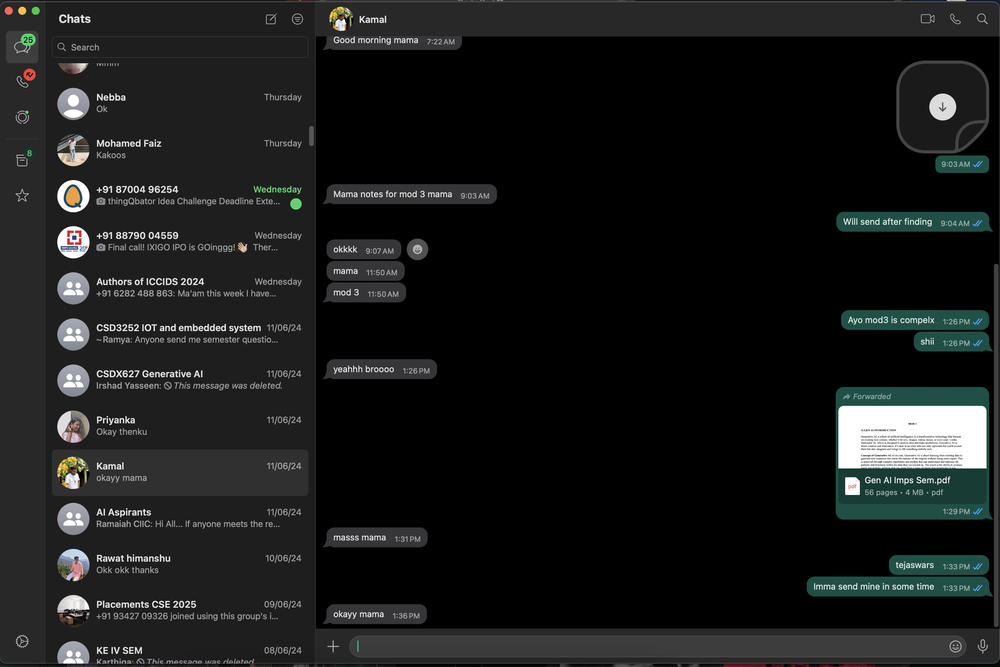
#> input picture Screenshot 2024-06-18 at 10.56.48 PM.png, 1000 x 667 px, shrunk from 2970 x 1982 before the run
$ jupyter execute --allow-errors app1.ipynb
#> lines starting #> are read from the running program, lines starting #| are printed output that depends on the picture; after the words box and inside, x2 and y2 are one past the last pixel; in counts of white or black regions, pixels touching at a corner belong together
### ColorSegment.py
import cv2 as cv
import matplotlib.pyplot as plt
import numpy as np
from typing import Tuple, List
import re

def extract_color(src, hsv_color1, hsv_color2, blur=(20, 20), threshold=None, show = False):
    img = cv.imread(src) if type(src) is str else src
    if blur != (0,0): img = cv.blur(img, blur)
    img_hsv = cv.cvtColor(img, cv.COLOR_BGR2HSV)
    mask = cv.inRange(img_hsv, hsv_color1, hsv_color2)
    if threshold is not None:
        _, mask = cv.threshold(mask, threshold[0], threshold[1], cv.THRESH_BINARY)
    if show:
        plt.imshow(mask, cmap='gray')
        plt.axis('off')
        plt.show()

    return mask

def get_mask_cord(mask):
    non_black_pixels = np.argwhere(mask > 0)
    top_left = non_black_pixels.min(axis=0)[::-1]
    bottom_right = non_black_pixels.max(axis=0)[::-1]
    bounding_box = (*top_left, *bottom_right)
    return bounding_box

def draw_bounding_box(mask, threshold = 230, kernel_size = 5, strict = False, show = False):
    if strict:
        bbox = get_mask_cord(mask)
        top_left, bottom_right = bbox[:2], bbox[2:]

        mask_rgb = cv.cvtColor(mask, cv.COLOR_GRAY2RGB)
        cv.rectangle(mask_rgb, pt1=top_left, pt2=bottom_right, color=(250, 0, 0), thickness=20)
        if show:
            plt.imshow(mask_rgb)
            plt.axis('off')
            plt.show()
        return bbox

    _, thresh = cv.threshold(mask, threshold, 255, cv.THRESH_BINARY)

    # Apply morphological operations to reduce noise
    kernel = np.ones((kernel_size, kernel_size), np.uint8)
    morph = cv.morphologyEx(thresh, cv.MORPH_CLOSE, kernel)

    # Find contours in the thresholded image
    contours, _ = cv.findContours(morph, cv.RETR_EXTERNAL, cv.CHAIN_APPROX_SIMPLE)

    # Find the largest contour which we assume is the document
    largest_contour = max(contours, key=cv.contourArea)
    x1, y1, w, h = cv.boundingRect(largest_contour)
    x2, y2 = x1+w, y1+h
    image_with_box = cv.cvtColor(mask, cv.COLOR_GRAY2BGR)
    cv.rectangle(image_with_box, (x1, y1), (x2, y2), (0, 255, 0), 2)

    if show:
        plt.imshow(image_with_box, cmap='gray')
        plt.axis('off')
        plt.show()

    return x1, y1, x2, y2

def WhatsappSegment(src, alpha = 0.1, kernel_size=5, threshold = 240, show = False):
    im = plt.imread(src) if type(src) is str else src
    overlay = im.copy()

    history_mask = extract_color(im, (0,0,30), (0,0,30), blur=(10,10), threshold=(threshold,255))
    history_bbox = draw_bounding_box(history_mask, kernel_size=kernel_size, show=False)

    chat_mask = extract_color(im, (0,0,0), (0,0,0), threshold=(threshold, 255))
    chat_bbox = draw_bounding_box(chat_mask, strict=True, show=False)

    colors = [
    (0, 255, 0),   # Green
    (0, 0, 255),   # Blue
    (0, 255, 255), # Cyan
    (255, 0, 255), # Magenta
    (255, 255, 0),  # Yellow
    (255, 0, 0),   # Red
    ]

    menu_bbox = [0, 0, history_bbox[0], history_bbox[-1]]
    text_box = [chat_bbox[0], chat_bbox[-1], im.shape[1] , im.shape[0]]
    search_bbox = [history_bbox[0], chat_bbox[1], history_bbox[2], history_bbox[1]] if history_bbox[1] > chat_bbox[-1] else [history_bbox[0], chat_bbox[1], history_bbox[2], history_bbox[0]]
    name_bbox = [chat_bbox[0], 0, chat_bbox[2], chat_bbox[1]]
    if history_bbox[1] < chat_bbox[1]:
        history_bbox = list(history_bbox)
        history_bbox[1] = chat_bbox[1]
        history_bbox = tuple(history_bbox)

    if show:
        for i, bbox in enumerate([chat_bbox, history_bbox, menu_bbox, text_box, search_bbox, name_bbox]):
            im = cv.rectangle(img=im, pt1=bbox[:2], pt2=bbox[2:], color=colors[i], thickness=10)

            cv.rectangle(img=overlay, pt1=bbox[:2], pt2=bbox[2:], color=colors[i], thickness=-1)
            image_new = cv.addWeighted(overlay, alpha, im, 1 - alpha, 0)

        im = cv.cvtColor(im, cv.COLOR_BGR2RGB)
        image_new = cv.cvtColor(image_new, cv.COLOR_BGR2RGB)

        plt.figure(figsize=(10,10))
        plt.imshow(image_new)
        plt.axis("off")
        plt.show()

    return {"chat_bbox": chat_bbox, "history_bbox": history_bbox, "menu_bbox": menu_bbox,
            "text_box": text_box, "search_bbox": search_bbox, "name_bbox": name_bbox}

def remove_circle(src, ismask=False , bbox=None, show=False, dp=0.01,
                  minDist=30, param1=50, param2=100, minRadius=15, maxRadius=300,
                  circle_color=(255,255,255), thickness=-1, col1=(0,0,0), col2 = (0,0,0)) -> Tuple[np.array, np.array]:
    circles_list = []
    chat_mask = plt.imread(src) if type(src) is str else src
    if bbox: chat_image = chat_mask[bbox[1]:bbox[3], bbox[0]:bbox[2]]
    else: chat_image = chat_mask
    if not ismask: chat_mask = extract_color(chat_image, col1, col2, blur=(1,1))
    blurred = cv.GaussianBlur(chat_mask, (9, 9), 2)
    circles = cv.HoughCircles(blurred,
                           cv.HOUGH_GRADIENT,
                           dp=dp,
                           minDist=minDist,
                           param1=param1,
                           param2=param2,
                           minRadius=minRadius,
                           maxRadius=maxRadius)
    if circles is not None:
        circles = np.round(circles[0, :]).astype("int")
        for (x, y, r) in circles:
            cv.circle(chat_mask, (x, y), r+10, circle_color, thickness=thickness)
        print(f"{len(circles)} found!!")
    else:
        print("No circles were found")
    if show:
        plt.imshow(chat_mask, cmap="gray")
        plt.axis('off')
        plt.show()
    return chat_mask, circles

def chat_message_bbox(mask, blur=10, kenel=8, black_thresh=100, min_area=500, show=False):
    chat_message_bbox = []
    blur_image = cv.blur(mask,(blur,blur))
    black_thresh = black_thresh
    _, black_mask = cv.threshold(blur_image, black_thresh, 255, cv.THRESH_BINARY_INV)
    kernel = np.ones((kenel, kenel), np.uint8)
    black_mask = cv.morphologyEx(black_mask, cv.MORPH_CLOSE, kernel)
    black_contours, _ = cv.findContours(black_mask, cv.RETR_TREE, cv.CHAIN_APPROX_SIMPLE)
    image_bgr = cv.cvtColor(mask, cv.COLOR_GRAY2BGR)
    for contour in black_contours:
        if cv.contourArea(contour) > min_area:
            x1, y1, w, h = cv.boundingRect(contour)
            x2, y2 = x1 + w, y1 + h
            chat_message_bbox.append((x1, y1, x2, y2,))
            cv.rectangle(image_bgr, (x1, y1), (x2, y2), (255, 0, 0), 5)

    if show:
        plt.imshow(image_bgr, cmap="gray")
        plt.axis("off")
        plt.show()
    return chat_message_bbox

def whosaid(message_bbox):
    x1x2 = [[i[0],i[2]] for i in message_bbox]
    values = [min([i[0] for i in x1x2]), max([i[1] for i in x1x2])]
    labels = np.argmin(np.abs(np.array(x1x2) - values),1)
    return labels

### app1.ipynb
[cell 1]
import cv2 as cv
import numpy as np
import matplotlib.pyplot as plt
from pytesseract import pytesseract
import re

from ColorSegment import *
from rePatterns import *

[cell 2]
img_path = "Screenshot 2024-06-18 at 10.56.48 PM.png"
whatsapp_image = cv.imread(img_path)
#> whatsapp_image is the input picture: shape (667, 1000, 3); mean B, G, R 26.8, 27, 25.5
bboxes = WhatsappSegment(whatsapp_image, alpha=0.1, show=True)
#> in extract_color, `mask = cv.inRange(img_hsv, hsv_color1, hsv_color2)`:
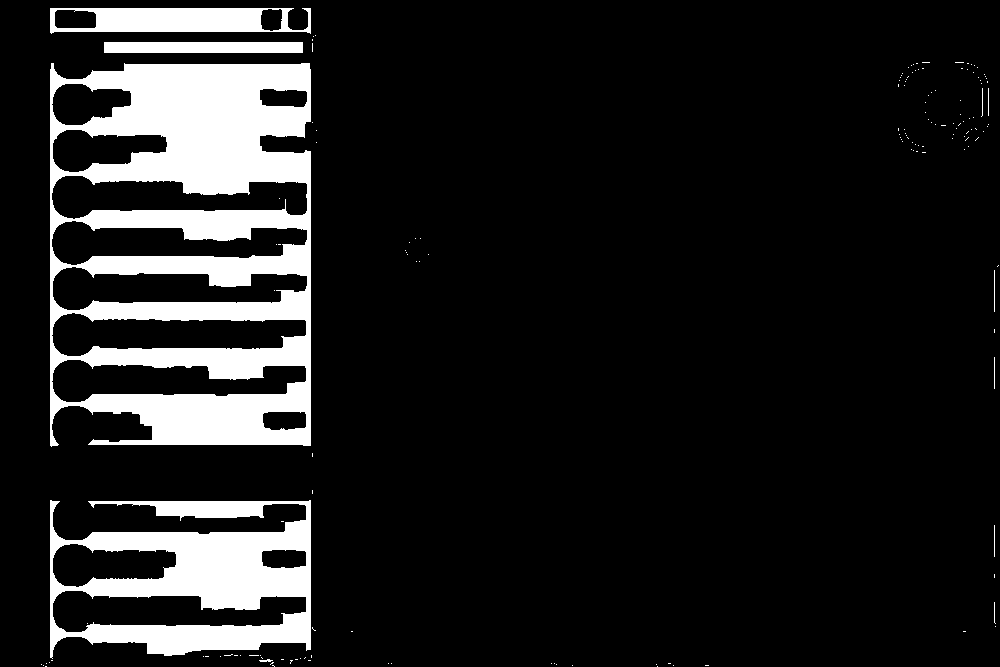
#> mask: shape (667, 1000); 12.5% white; 157 white regions (146 under 20 px), largest, box (x1, y1, x2, y2) and area: (50, 63, 311, 447) 54604, (50, 500, 311, 659) 21431, (50, 8, 311, 34) 4772
#> in draw_bounding_box, `contours, _ = cv.findContours(morph, cv.RETR_EXTERNAL, cv.CHAIN_APPROX..`: contours = 125 contours, 120 with area under 20; largest, box (x1, y1, x2, y2) and area: (50, 63, 311, 447) 94186, (50, 500, 316, 661) 31623, (50, 8, 311, 34) 5562, (104, 42, 303, 53) 1980, (249, 655, 275, 667) 48
#> in draw_bounding_box, `largest_contour = max(contours, key=cv.contourArea)`: largest_contour = contour of 136 points, box (x1, y1, x2, y2) (50, 63, 311, 447), area 94186
#> in draw_bounding_box, `x1, y1, w, h = cv.boundingRect(largest_contour)`: x1 = 50; y1 = 63; w = 261; h = 384
#> in draw_bounding_box, `x2, y2 = x1+w, y1+h`: x2 = 311; y2 = 447
#> in draw_bounding_box, `cv.rectangle(image_with_box, (x1, y1), (x2, y2), (0, 255, 0), 2)`:
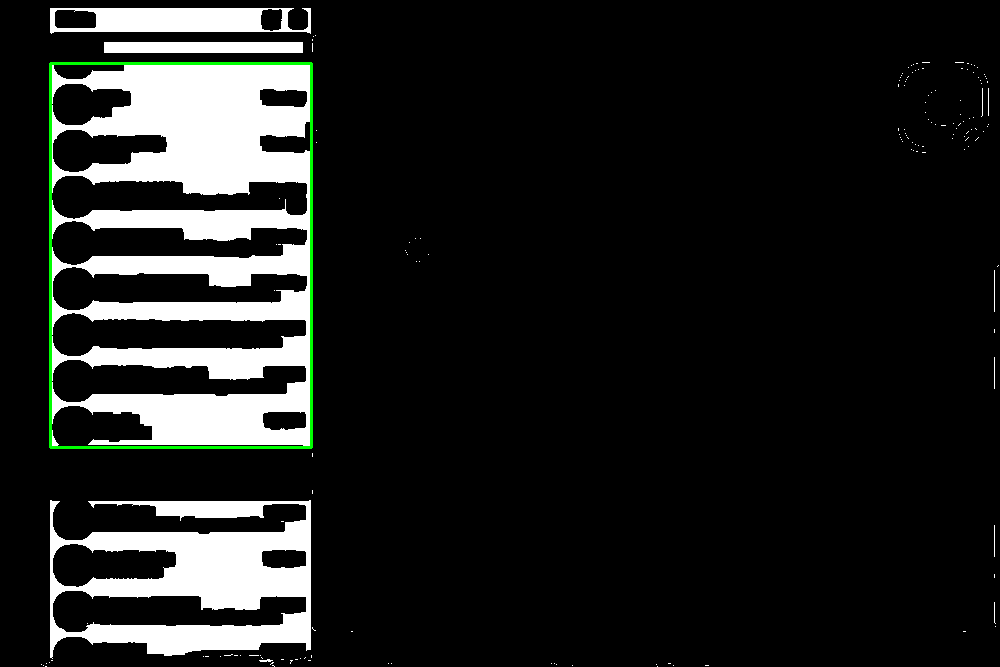
#> image_with_box: shape (667, 1000, 3); mean B, G, R 31.4, 32.9, 31.4
#> in WhatsappSegment, `history_bbox = draw_bounding_box(history_mask, kernel_size=kernel_size..`: history_bbox = (50, 63, 311, 447)
#> call 2 of draw_bounding_box, with threshold = 230, kernel_size = 5, strict = True, show = False
#> in get_mask_cord, `non_black_pixels = np.argwhere(mask > 0)`: non_black_pixels = 289102 pairs, first value 47 to 618, second value 326 to 989
#> in get_mask_cord, `top_left = non_black_pixels.min(axis=0)[::-1]`: top_left = [326, 47]
#> in get_mask_cord, `bottom_right = non_black_pixels.max(axis=0)[::-1]`: bottom_right = [989, 618]
#> in get_mask_cord, `bounding_box = (*top_left, *bottom_right)`: bounding_box = (326, 47, 989, 618)
#> in draw_bounding_box (call 2), `top_left, bottom_right = bbox[:2], bbox[2:]`: top_left = (326, 47); bottom_right = (989, 618)
#> in draw_bounding_box (call 2), `cv.rectangle(mask_rgb, pt1=top_left, pt2=bottom_right, color=(250, 0, ..`:
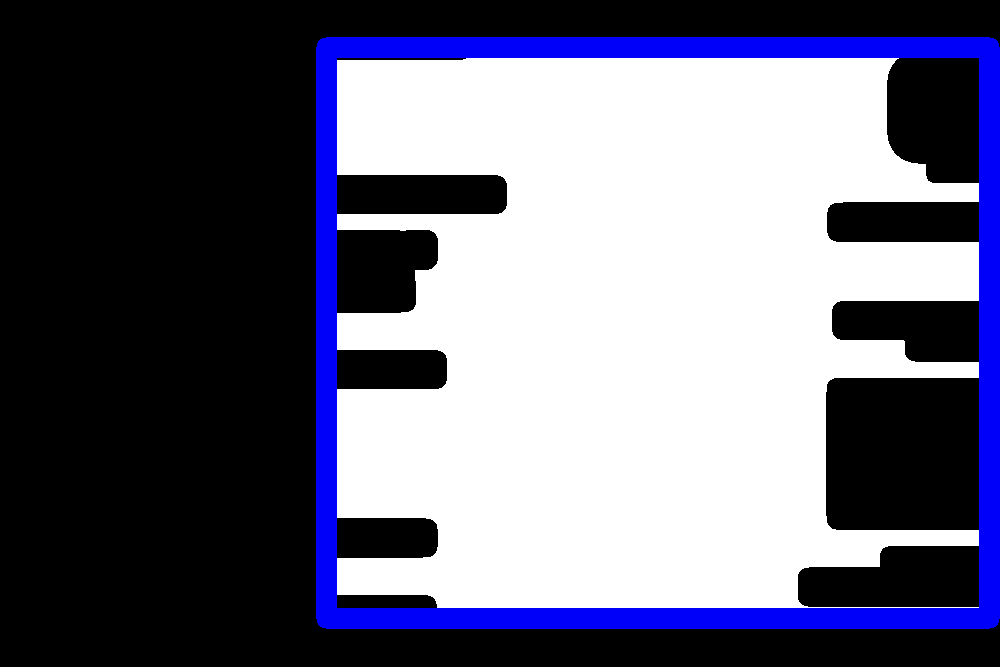
#> mask_rgb: shape (667, 1000, 3); mean B, G, R 123.9, 104.5, 104.5
#> in WhatsappSegment, `chat_bbox = draw_bounding_box(chat_mask, strict=True, show=False)`: chat_bbox = (326, 47, 989, 618)
#> in WhatsappSegment, `menu_bbox = [0, 0, history_bbox[0], history_bbox[-1]]`: menu_bbox = [0, 0, 50, 447]
#> in WhatsappSegment, `text_box = [chat_bbox[0], chat_bbox[-1], im.shape[1] , im.shape[0]]`: text_box = [326, 618, 1000, 667]
#> in WhatsappSegment, `search_bbox = [history_bbox[0], chat_bbox[1], history_bbox[2], history..`: search_bbox = [50, 47, 311, 50]
#> in WhatsappSegment, `name_bbox = [chat_bbox[0], 0, chat_bbox[2], chat_bbox[1]]`: name_bbox = [326, 0, 989, 47]
#> the loop in WhatsappSegment, `for i, bbox in enumerate([chat_bbox, history_bbox, menu_bbox, text_box..` made 6 passes
#> after the loop in WhatsappSegment, `for i, bbox in enumerate([chat_bbox, history_bbox, menu_bbox, text_box..`:
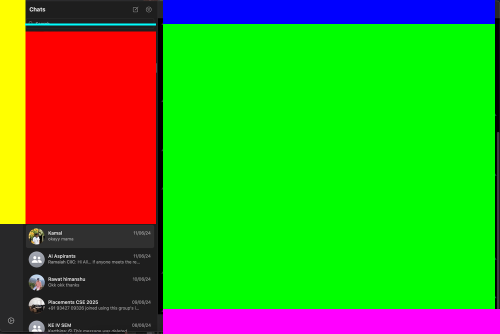
#> overlay: shape (667, 1000, 3) (shown at 1/2 size); mean B, G, R 31.2, 159.8, 65.8
#> in WhatsappSegment, `image_new = cv.cvtColor(image_new, cv.COLOR_BGR2RGB)`:
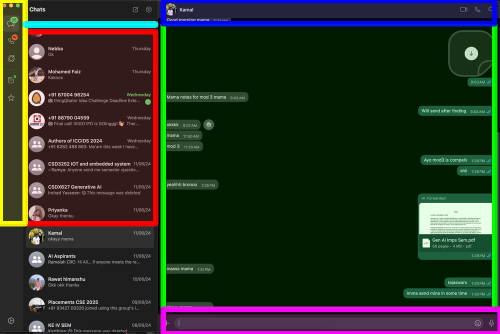
#> image_new: shape (667, 1000, 3) (shown at 1/2 size); mean R, G, B 37.8, 47, 34.7
#> bboxes = {'chat_bbox': (326, 47, 989, 618), 'history_bbox': (50, 63, 311, 447), 'menu_bbox': [0, 0, 50, 447], 'text_box': [326, 618, 1000, 667], 'search_bbox': [50, 47, 311, 50], 'name_bbox': [326, 0, 989, 47]}

[cell 3]
chat_mask_circle_removed,_ = remove_circle(img_path, ismask=False, bbox=bboxes['chat_bbox'], show=True, maxRadius=300)
#> in remove_circle, `circles = cv.HoughCircles(blurred, cv.HOUGH_GRADIENT, dp=dp, minDist=m..`: circles = None

[cell 4]
message_bbox = chat_message_bbox(chat_mask_circle_removed, show=True, blur=50)
#> in chat_message_bbox, `black_contours, _ = cv.findContours(black_mask, cv.RETR_TREE, cv.CHAIN..`: black_contours = 5 contours; box (x1, y1, x2, y2) and area: (515, 346, 663, 470) 17767, (576, 19, 663, 118) 7182, (0, 198, 82, 252) 3748, (557, 515, 663, 546) 2834, (584, 270, 663, 301) 2048
#> the loop in chat_message_bbox, `for contour in black_contours:` made 5 passes
#> (x1, y1, w, h, x2, y2) on passes 1 to 5: (557, 515, 106, 31, 663, 546), (515, 346, 148, 124, 663, 470), (584, 270, 79, 31, 663, 301), (0, 198, 82, 54, 82, 252), (576, 19, 87, 99, 663, 118)
#> after the loop in chat_message_bbox, `for contour in black_contours:`:
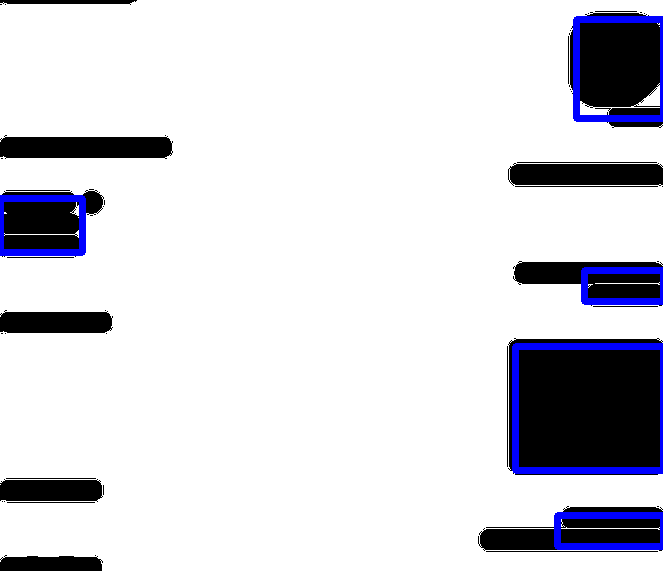
#> image_bgr: shape (571, 663, 3); mean B, G, R 220.6, 213.7, 213.7
#> after the loop in chat_message_bbox, `for contour in black_contours:`: chat_message_bbox = [(557, 515, 663, 546), (515, 346, 663, 470), (584, 270, 663, 301), (0, 198, 82, 252), (576, 19, 663, 118)]
#> message_bbox has the same summary as chat_message_bbox in chat_message_bbox
message_bbox = sorted(message_bbox, key=lambda x: x[1])
#> message_bbox = [(576, 19, 663, 118), (0, 198, 82, 252), (584, 270, 663, 301), (515, 346, 663, 470), (557, 515, 663, 546)]
message_bbox
#> Out has the same summary as message_bbox

[cell 5]
labels = whosaid(message_bbox=message_bbox)
#> in whosaid, `x1x2 = [[i[0],i[2]] for i in message_bbox]`: x1x2 = [[576, 663], [0, 82], [584, 663], [515, 663], [557, 663]]
#> in whosaid, `values = [min([i[0] for i in x1x2]), max([i[1] for i in x1x2])]`: values = [0, 663]
#> in whosaid, `labels = np.argmin(np.abs(np.array(x1x2) - values),1)`: labels = [1, 0, 1, 1, 1]
#> labels = [1, 0, 1, 1, 1]
labels
#> Out = [1, 0, 1, 1, 1]

[cell 6]
chats_dict = {}

chat_bbox = bboxes['chat_bbox']
#> chat_bbox = (326, 47, 989, 618)
chat_image = whatsapp_image[chat_bbox[1]:chat_bbox[3], chat_bbox[0]:chat_bbox[2]]
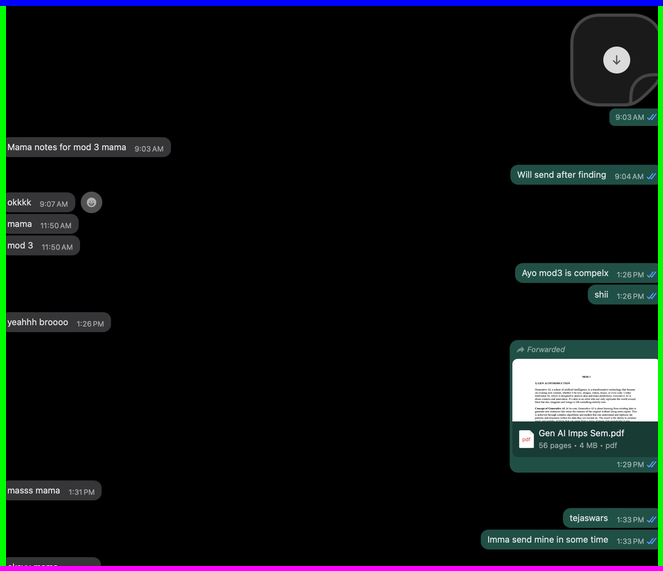
#> chat_image: shape (571, 663, 3); mean B, G, R 18.9, 18.5, 14
#> (the rest of this cell did not finish here and is left out)

[cell 7]
chats_dict

[cell 8]
chat_list = []
current_segment = {"Sender": "", "User": ""}

keyList = list(chats_dict.keys())
i = 0
while i < len(keyList):
    S_U = keyList[i]
    if "Sender" in S_U:
        if current_segment["Sender"]:
            current_segment["Sender"] += " " + re.sub(r'\d+[:|:]\d+[a-zA-Z]*', '', chats_dict[S_U]['message_text'].strip().replace('\n', ' ').replace('/', ''))
        else:
            current_segment["Sender"] = re.sub(r'\d+[:|:]\d+[a-zA-Z]*', '', chats_dict[S_U]['message_text'].strip().replace('\n', ' ').replace('/', ''))
        i += 1
        while i < len(keyList) and "Sender" in keyList[i]:
            current_segment["Sender"] += " " + re.sub(r'\d+[:|:]\d+[a-zA-Z]*', '', chats_dict[keyList[i]]['message_text'].strip().replace('\n', ' ').replace('/', ''))
            i += 1
    elif "User" in S_U:
        if current_segment["User"]:
            current_segment["User"] += " " + re.sub(r'\d+[:|:]\d+[a-zA-Z]*', '', chats_dict[S_U]['message_text'].strip().replace('\n', ' ').replace('/', ''))
        else:
            current_segment["User"] = re.sub(r'\d+[:|:]\d+[a-zA-Z]*', '', chats_dict[S_U]['message_text'].strip().replace('\n', ' ').replace('/', ''))
        i += 1
        while i < len(keyList) and "User" in keyList[i]:
            current_segment["User"] += " " + re.sub(r'\d+[:|:]\d+[a-zA-Z]*', '', chats_dict[keyList[i]]['message_text'].strip().replace('\n', '').replace('/', ''))
            i += 1

    # Append the current segment and reset it for the next
    if (current_segment["Sender"] and current_segment["User"]):
        chat_list.append(current_segment)
        current_segment = {"Sender": "", "User": ""}

# Add last segment if any
if current_segment["Sender"] or current_segment["User"]:
    chat_list.append(current_segment)

# Remove empty segments
chat_list = [segment for segment in chat_list if segment["Sender"] or segment["User"]]

# Print the chat list
for segment in chat_list:
    print(segment)

[cell 9]
from langchain_core.messages import HumanMessage, AIMessage
convo_list = []
for l in chat_list:
    convo_list.extend([HumanMessage(content=l['Sender']), AIMessage(content=l['User'])])
convo_list

[cell 10]
from langchain.memory import ChatMessageHistory

#> (the rest of this cell did not finish here and is left out)

[cell 11]
from langchain.prompts import PromptTemplate
from langchain.chains import ConversationChain
from langchain.chains.conversation.memory import ConversationBufferMemory
from langchain.callbacks import get_openai_callback
from langchain.chat_models import ChatOpenAI

import os

prompt_template =  """You are to act like a human and you are chatting with a person on by behalf, dont make important decisions, dont refer yourself as AI, you are human "Mafaz"
your talking style is Current conversation:\n{history}\nHuman: {input}\nYou:"""


#> (the rest of this cell did not finish here and is left out)
